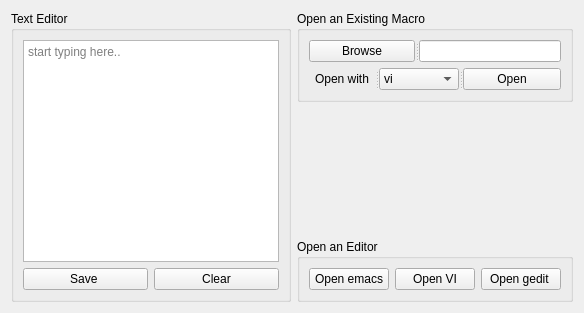
        <widget class="QWidget" name="alignement">
         <attribute name="title">
          <string>Custom Macros</string>
         </attribute>
         <layout class="QGridLayout" name="gridLayout_12">
          <item row="0" column="1">
           <widget class="QGroupBox" name="groupBox_7">
            <property name="title">
             <string>Open an Existing Macro</string>
            </property>
            <layout class="QGridLayout" name="gridLayout_4">
             <item row="0" column="0">
              <widget class="QSplitter" name="splitter_3">
               <property name="orientation">
                <enum>Qt::Horizontal</enum>
               </property>
               <widget class="QPushButton" name="pb_browse_a_macro">
                <property name="sizePolicy">
                 <sizepolicy hsizetype="Preferred" vsizetype="Preferred">
                  <horstretch>0</horstretch>
                  <verstretch>0</verstretch>
                 </sizepolicy>
                </property>
                <property name="text">
                 <string>Browse</string>
                </property>
               </widget>
               <widget class="QLineEdit" name="le_ex_macro">
                <property name="sizePolicy">
                 <sizepolicy hsizetype="Expanding" vsizetype="Preferred">
                  <horstretch>0</horstretch>
                  <verstretch>0</verstretch>
                 </sizepolicy>
                </property>
               </widget>
              </widget>
             </item>
             <item row="1" column="0">
              <widget class="QSplitter" name="splitter_2">
               <property name="orientation">
                <enum>Qt::Horizontal</enum>
               </property>
               <widget class="QLabel" name="label">
                <property name="text">
                 <string>Open with</string>
                </property>
                <property name="alignment">
                 <set>Qt::AlignCenter</set>
                </property>
               </widget>
               <widget class="QComboBox" name="cb_ex_macro_with">
                <property name="sizePolicy">
                 <sizepolicy hsizetype="Preferred" vsizetype="Preferred">
                  <horstretch>0</horstretch>
                  <verstretch>0</verstretch>
                 </sizepolicy>
                </property>
                <item>
                 <property name="text">
                  <string>vi</string>
                 </property>
                </item>
                <item>
                 <property name="text">
                  <string>gedit</string>
                 </property>
                </item>
                <item>
                 <property name="text">
                  <string>emacs</string>
                 </property>
                </item>
               </widget>
               <widget class="QPushButton" name="pb_ex_macro_open">
                <property name="sizePolicy">
                 <sizepolicy hsizetype="Preferred" vsizetype="Preferred">
                  <horstretch>0</horstretch>
                  <verstretch>0</verstretch>
                 </sizepolicy>
                </property>
                <property name="text">
                 <string>Open</string>
                </property>
               </widget>
              </widget>
             </item>
            </layout>
           </widget>
          </item>
          <item row="2" column="1">
           <widget class="QGroupBox" name="groupBox_4">
            <property name="title">
             <string>Open an Editor</string>
            </property>
            <layout class="QHBoxLayout" name="horizontalLayout">
             <item>
              <widget class="QPushButton" name="pb_new_macro_emacs">
               <property name="text">
                <string>Open emacs</string>
               </property>
              </widget>
             </item>
             <item>
              <widget class="QPushButton" name="pb_new_macro_vi">
               <property name="text">
                <string>Open VI</string>
               </property>
              </widget>
             </item>
             <item>
              <widget class="QPushButton" name="pb_new_macro_gedit">
               <property name="text">
                <string>Open gedit </string>
               </property>
              </widget>
             </item>
            </layout>
           </widget>
          </item>
          <item row="0" column="0" rowspan="3">
           <widget class="QGroupBox" name="groupBox_5">
            <property name="title">
             <string>Text Editor</string>
            </property>
            <layout class="QGridLayout" name="gridLayout_5">
             <item row="0" column="0">
              <widget class="QPlainTextEdit" name="pte_run_cmd">
               <property name="placeholderText">
                <string>start typing here..</string>
               </property>
              </widget>
             </item>
             <item row="1" column="0">
              <layout class="QGridLayout" name="gridLayout_3">
               <item row="0" column="0">
                <widget class="QPushButton" name="pb_save_cmd">
                 <property name="text">
                  <string>Save </string>
                 </property>
                </widget>
               </item>
               <item row="0" column="1">
                <widget class="QPushButton" name="pb_clear_cmd">
                 <property name="text">
                  <string>Clear</string>
                 </property>
                </widget>
               </item>
              </layout>
             </item>
            </layout>
           </widget>
          </item>
          <item row="1" column="1">
           <spacer name="verticalSpacer">
            <property name="orientation">
             <enum>Qt::Vertical</enum>
            </property>
            <property name="sizeHint" stdset="0">
             <size>
              <width>20</width>
              <height>131</height>
             </size>
            </property>
           </spacer>
          </item>
         </layout>
        </widget>
